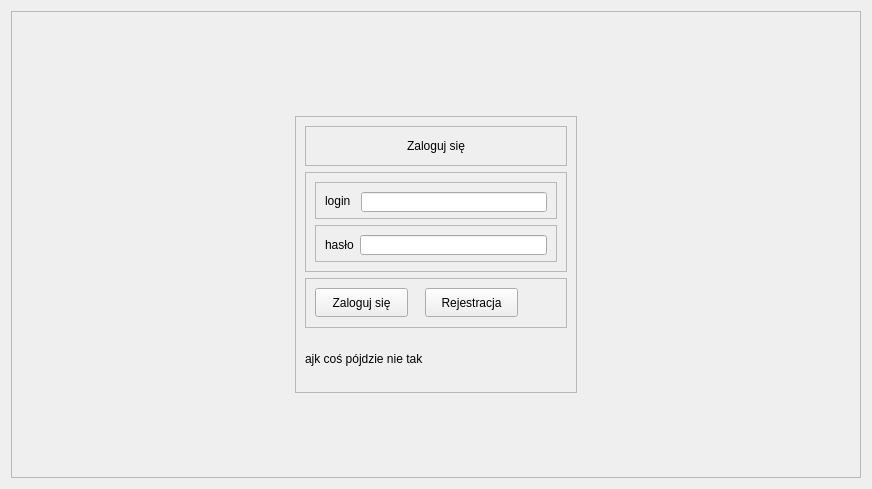
<?xml version="1.0" encoding="UTF-8"?>
<ui version="4.0">
 <class>Form</class>
 <widget class="QWidget" name="Form">
  <property name="geometry">
   <rect>
    <x>0</x>
    <y>0</y>
    <width>872</width>
    <height>489</height>
   </rect>
  </property>
  <property name="windowTitle">
   <string>Form</string>
  </property>
  <property name="styleSheet">
   <string notr="true">#frame{
background-image:url(&quot;C:/Programy/python/projekt/projekt/src/UI/apartment.jpg&quot;);
background-position: top center;
width: 100%;
height: 100%;
background-repeat: no-repeat;
}
</string>
  </property>
  <layout class="QHBoxLayout" name="horizontalLayout">
   <item>
    <widget class="QFrame" name="frame">
     <property name="frameShape">
      <enum>QFrame::Shape::StyledPanel</enum>
     </property>
     <property name="frameShadow">
      <enum>QFrame::Shadow::Raised</enum>
     </property>
     <layout class="QHBoxLayout" name="horizontalLayout_3">
      <item>
       <widget class="QFrame" name="frame_6">
        <property name="styleSheet">
         <string notr="true"/>
        </property>
        <property name="frameShape">
         <enum>QFrame::Shape::NoFrame</enum>
        </property>
        <property name="frameShadow">
         <enum>QFrame::Shadow::Raised</enum>
        </property>
       </widget>
      </item>
      <item>
       <widget class="QFrame" name="frame_2">
        <property name="maximumSize">
         <size>
          <width>300</width>
          <height>800</height>
         </size>
        </property>
        <property name="frameShape">
         <enum>QFrame::Shape::NoFrame</enum>
        </property>
        <property name="frameShadow">
         <enum>QFrame::Shadow::Raised</enum>
        </property>
        <layout class="QVBoxLayout" name="verticalLayout">
         <item>
          <widget class="QFrame" name="frame_3">
           <property name="maximumSize">
            <size>
             <width>16777215</width>
             <height>80</height>
            </size>
           </property>
           <property name="frameShape">
            <enum>QFrame::Shape::NoFrame</enum>
           </property>
           <property name="frameShadow">
            <enum>QFrame::Shadow::Raised</enum>
           </property>
          </widget>
         </item>
         <item>
          <widget class="QFrame" name="frame_4">
           <property name="frameShape">
            <enum>QFrame::Shape::StyledPanel</enum>
           </property>
           <property name="frameShadow">
            <enum>QFrame::Shadow::Raised</enum>
           </property>
           <layout class="QVBoxLayout" name="verticalLayout_2">
            <item>
             <widget class="QFrame" name="frame_9">
              <property name="maximumSize">
               <size>
                <width>16777215</width>
                <height>40</height>
               </size>
              </property>
              <property name="frameShape">
               <enum>QFrame::Shape::StyledPanel</enum>
              </property>
              <property name="frameShadow">
               <enum>QFrame::Shadow::Raised</enum>
              </property>
              <layout class="QHBoxLayout" name="horizontalLayout_2">
               <item>
                <widget class="QLabel" name="label_2">
                 <property name="text">
                  <string>Zaloguj się</string>
                 </property>
                 <property name="alignment">
                  <set>Qt::AlignmentFlag::AlignCenter</set>
                 </property>
                </widget>
               </item>
              </layout>
             </widget>
            </item>
            <item>
             <widget class="QFrame" name="frame_7">
              <property name="minimumSize">
               <size>
                <width>0</width>
                <height>100</height>
               </size>
              </property>
              <property name="maximumSize">
               <size>
                <width>16777215</width>
                <height>100</height>
               </size>
              </property>
              <property name="frameShape">
               <enum>QFrame::Shape::StyledPanel</enum>
              </property>
              <property name="frameShadow">
               <enum>QFrame::Shadow::Raised</enum>
              </property>
              <layout class="QVBoxLayout" name="verticalLayout_3">
               <item>
                <widget class="QFrame" name="frame_10">
                 <property name="frameShape">
                  <enum>QFrame::Shape::StyledPanel</enum>
                 </property>
                 <property name="frameShadow">
                  <enum>QFrame::Shadow::Raised</enum>
                 </property>
                 <layout class="QHBoxLayout" name="horizontalLayout_4">
                  <property name="spacing">
                   <number>10</number>
                  </property>
                  <item>
                   <widget class="QLabel" name="label">
                    <property name="minimumSize">
                     <size>
                      <width>0</width>
                      <height>15</height>
                     </size>
                    </property>
                    <property name="text">
                     <string>login</string>
                    </property>
                   </widget>
                  </item>
                  <item>
                   <widget class="QLineEdit" name="le_login">
                    <property name="minimumSize">
                     <size>
                      <width>0</width>
                      <height>20</height>
                     </size>
                    </property>
                    <property name="alignment">
                     <set>Qt::AlignmentFlag::AlignCenter</set>
                    </property>
                    <property name="dragEnabled">
                     <bool>false</bool>
                    </property>
                   </widget>
                  </item>
                 </layout>
                </widget>
               </item>
               <item>
                <widget class="QFrame" name="frame_11">
                 <property name="frameShape">
                  <enum>QFrame::Shape::StyledPanel</enum>
                 </property>
                 <property name="frameShadow">
                  <enum>QFrame::Shadow::Raised</enum>
                 </property>
                 <layout class="QHBoxLayout" name="horizontalLayout_5">
                  <item>
                   <widget class="QLabel" name="label_3">
                    <property name="minimumSize">
                     <size>
                      <width>0</width>
                      <height>20</height>
                     </size>
                    </property>
                    <property name="text">
                     <string>hasło</string>
                    </property>
                   </widget>
                  </item>
                  <item>
                   <widget class="QLineEdit" name="le_haslo">
                    <property name="minimumSize">
                     <size>
                      <width>0</width>
                      <height>20</height>
                     </size>
                    </property>
                    <property name="alignment">
                     <set>Qt::AlignmentFlag::AlignCenter</set>
                    </property>
                   </widget>
                  </item>
                 </layout>
                </widget>
               </item>
              </layout>
             </widget>
            </item>
            <item>
             <widget class="QFrame" name="frame_8">
              <property name="maximumSize">
               <size>
                <width>16777215</width>
                <height>50</height>
               </size>
              </property>
              <property name="frameShape">
               <enum>QFrame::Shape::StyledPanel</enum>
              </property>
              <property name="frameShadow">
               <enum>QFrame::Shadow::Raised</enum>
              </property>
              <widget class="QPushButton" name="bt_login">
               <property name="geometry">
                <rect>
                 <x>10</x>
                 <y>10</y>
                 <width>93</width>
                 <height>29</height>
                </rect>
               </property>
               <property name="text">
                <string>Zaloguj się</string>
               </property>
              </widget>
              <widget class="QPushButton" name="bt_rejestr">
               <property name="geometry">
                <rect>
                 <x>120</x>
                 <y>10</y>
                 <width>93</width>
                 <height>29</height>
                </rect>
               </property>
               <property name="text">
                <string>Rejestracja</string>
               </property>
              </widget>
             </widget>
            </item>
            <item>
             <widget class="QLabel" name="label_4">
              <property name="text">
               <string>ajk coś pójdzie nie tak</string>
              </property>
             </widget>
            </item>
           </layout>
          </widget>
         </item>
         <item>
          <widget class="QFrame" name="frame_5">
           <property name="maximumSize">
            <size>
             <width>16777215</width>
             <height>60</height>
            </size>
           </property>
           <property name="layoutDirection">
            <enum>Qt::LayoutDirection::LeftToRight</enum>
           </property>
           <property name="frameShape">
            <enum>QFrame::Shape::NoFrame</enum>
           </property>
           <property name="frameShadow">
            <enum>QFrame::Shadow::Raised</enum>
           </property>
          </widget>
         </item>
        </layout>
       </widget>
      </item>
      <item>
       <widget class="QFrame" name="frame_12">
        <property name="enabled">
         <bool>true</bool>
        </property>
        <property name="frameShape">
         <enum>QFrame::Shape::NoFrame</enum>
        </property>
        <property name="frameShadow">
         <enum>QFrame::Shadow::Sunken</enum>
        </property>
        <property name="lineWidth">
         <number>0</number>
        </property>
       </widget>
      </item>
     </layout>
    </widget>
   </item>
  </layout>
 </widget>
 <resources/>
 <connections/>
</ui>
